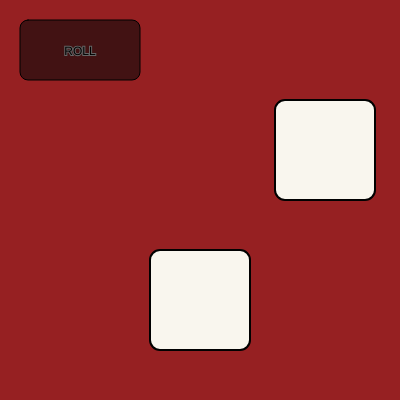
Frame 1 (no input)
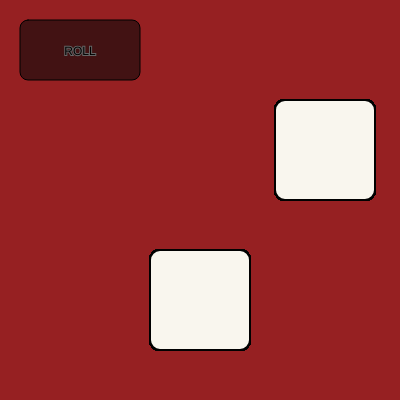
Frame 60 (no input)
Frame 120 (the mouse pressed at the canvas centre since frame 60): identical to frame 60, image omitted

The p5.js sketch that drew these frames (run headless with seeded random() and noise() and a simulated clock; from frame 60 on, the mouse is pressed at the canvas centre):

// p5.js sketch
// ── sketch.js
let dice1;
let dice2;
let result;
let musx = false;
let musy = false;

function setup() {
  createCanvas(400, 400);
  background(150, 32, 34);
  //buttton

  fill(66, 18, 19);
  rect(20, 20, 120, 60, 8);
  fill(0);
  textAlign(CENTER);
  stroke(100);
  strokeWeight(2);
  text("ROLL", 80, 55);
}

function draw() {
  button();

  let dice1x = 150;
  let dice1y = 250;
  let dice2x = 275;
  let dice2y = 100;

  // draw dice 1
  stroke(1);
  fill(249, 246, 238);
  //rect(150, 250, 75, 75, 10);
  square(dice1x, dice1y, 100, 10, 10, 10, 10);
  fill(0);
  if (dice1 == 1) {
    circle(dice1x + 50, dice1y + 50, 10);
  }
  if (dice1 == 2) {
    circle(dice1x + 25, dice1y + 75, 10);
    circle(dice1x + 75, dice1y + 25, 10);
  }
  if (dice1 == 3) {
    circle(dice1x + 25, dice1y + 25, 10);
    circle(dice1x + 50, dice1y + 50, 10);
    circle(dice1x + 75, dice1y + 75, 10);
  }

  if (dice1 == 4) {
    circle(dice1x + 25, dice1y + 25, 10);
    circle(dice1x + 25, dice1y + 75, 10);
    circle(dice1x + 75, dice1y + 25, 10);
    circle(dice1x + 75, dice1y + 75, 10);
  }
  if (dice1 == 5) {
    circle(dice1x + 50, dice1y + 50, 10);
    circle(dice1x + 25, dice1y + 25, 10);
    circle(dice1x + 25, dice1y + 75, 10);
    circle(dice1x + 75, dice1y + 25, 10);
    circle(dice1x + 75, dice1y + 75, 10);
  }
  if (dice1 == 6) {
    circle(dice1x + 25, dice1y + 25, 10);
    circle(dice1x + 25, dice1y + 75, 10);
    circle(dice1x + 75, dice1y + 25, 10);
    circle(dice1x + 75, dice1y + 75, 10);
    circle(dice1x + 25, dice1y + 50, 10);
    circle(dice1x + 75, dice1y + 50, 10);
  }
  // draw dice 2
  stroke(1);
  fill(249, 246, 238);
  //rect(150, 250, 75, 75, 10);
  square(dice2x, dice2y, 100, 10, 10, 10, 10);
  fill(0);
  if (dice2 == 1) {
    circle(dice2x + 50, dice2y + 50, 10);
  }
  if (dice2 == 2) {
    circle(dice2x + 25, dice2y + 75, 10);
    circle(dice2x + 75, dice2y + 25, 10);
  }
  if (dice2 == 3) {
    circle(dice2x + 25, dice2y + 25, 10);
    circle(dice2x + 50, dice2y + 50, 10);
    circle(dice2x + 75, dice2y + 75, 10);
  }

  if (dice2 == 4) {
    circle(dice2x + 25, dice2y + 25, 10);
    circle(dice2x + 25, dice2y + 75, 10);
    circle(dice2x + 75, dice2y + 25, 10);
    circle(dice2x + 75, dice2y + 75, 10);
  }
  if (dice2 == 5) {
    circle(dice2x + 50, dice2y + 50, 10);
    circle(dice2x + 25, dice2y + 25, 10);
    circle(dice2x + 25, dice2y + 75, 10);
    circle(dice2x + 75, dice2y + 25, 10);
    circle(dice2x + 75, dice2y + 75, 10);
  }
  if (dice2 == 6) {
    circle(dice2x + 25, dice2y + 25, 10);
    circle(dice2x + 25, dice2y + 75, 10);
    circle(dice2x + 75, dice2y + 25, 10);
    circle(dice2x + 75, dice2y + 75, 10);
    circle(dice2x + 25, dice2y + 50, 10);
    circle(dice2x + 75, dice2y + 50, 10);
  }
}

function button() {
  if (mouseX > 20) {
    if (mouseX < 140) {
      //print("midt");
      musx = true;
    } else {
      //print("højre");
      musx = false;
    }
  } else {
    //print("venstre");
    musx = false;
  }
  //print(musx);

  if (mouseY > 20) {
    if (mouseY < 80) {
      // print("midt");
      musy = true;
    } else {
      //print("under");
      musy = false;
    }
  } else {
    //print("over");
    musy = false;
  }
  //print(musy);

  if (musx == true) {
    if (musy == true) {
      if (mouseIsPressed == true) {
        roll();
      }
    }
  }
}

function roll() {
  dice1 = int(random(6) + 1);
  dice2 = int(random(5) + 1);
  print(dice1, dice2);

  if (dice1 == dice2) {
    result = dice1 * 10 + dice2;
  } else if (dice1 > dice2) {
    result = dice1 * 10 + dice2;
  } else if (dice1 < dice2) {
    result = dice2 * 10 + dice1;
  }
  print(result);
}
